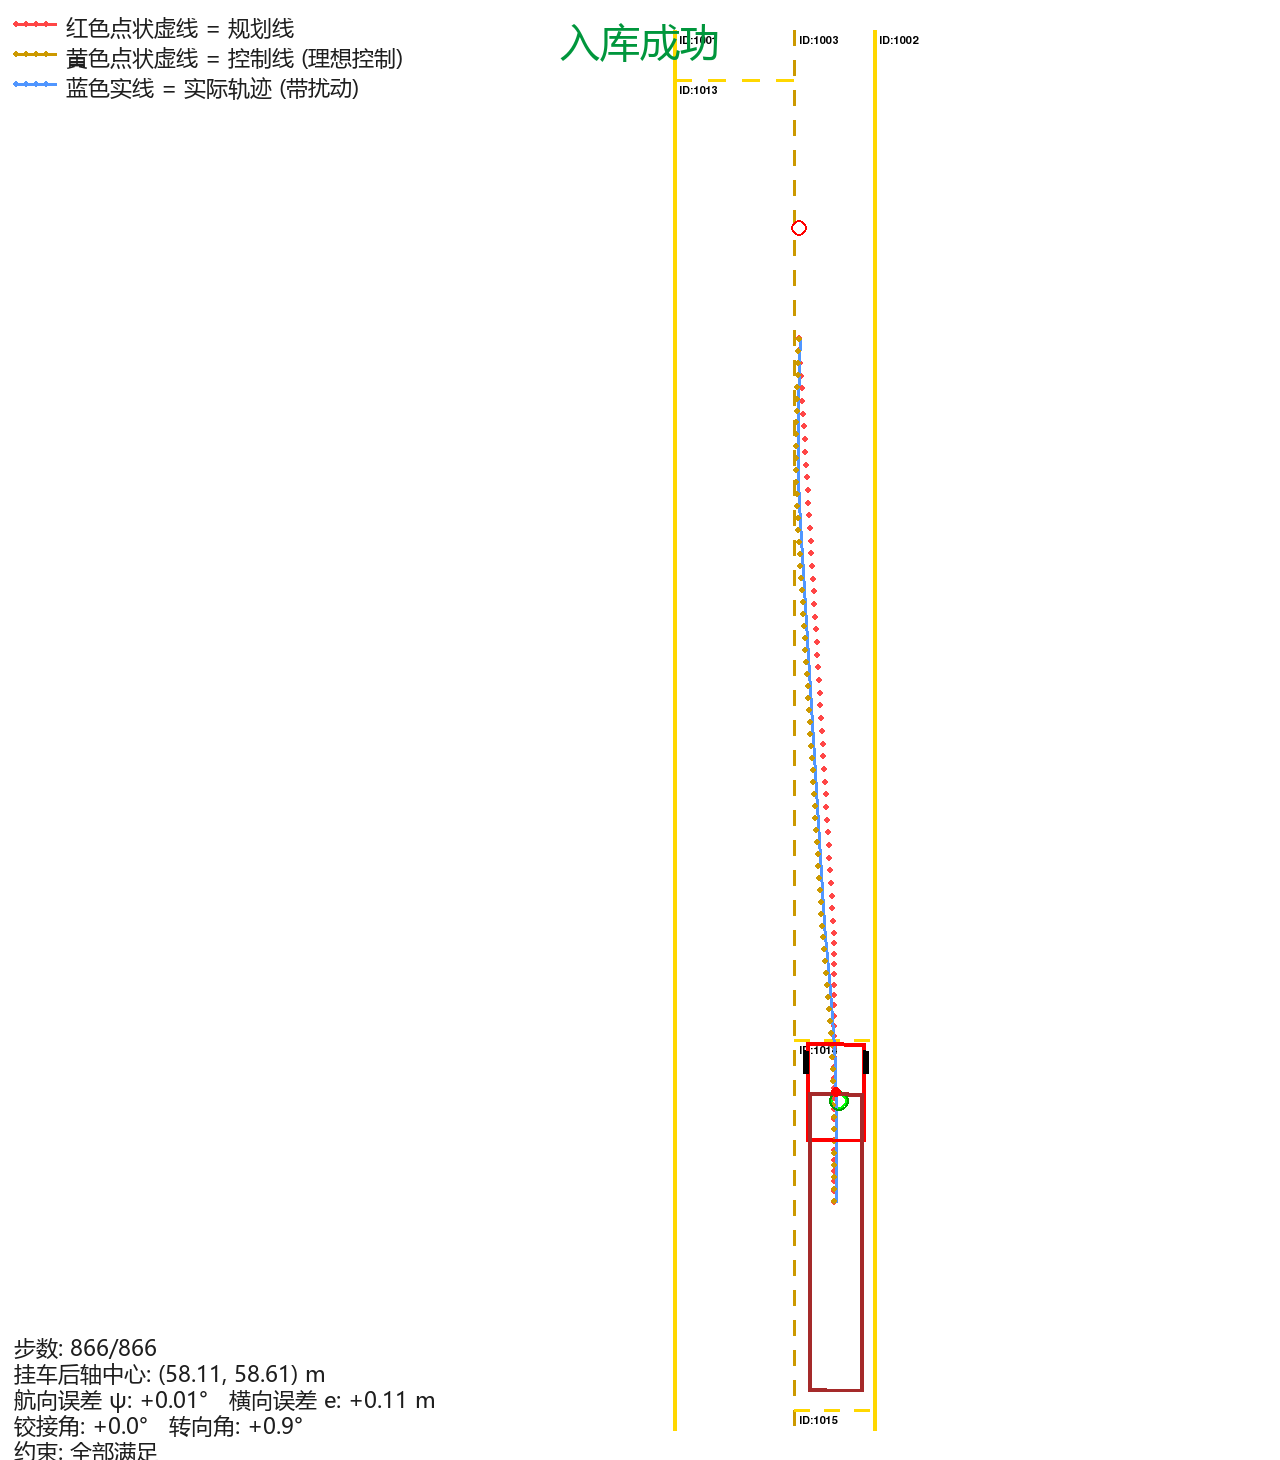

Source code (Python):
# -*- coding: utf-8 -*-
"""
半挂车倒车入库 — 规划 + 控制 + 三线可视化

轨迹含义 (牵引车参考点轨迹):
  红色点状虚线 = 规划线   (PathPlanner 规划的参考路径)
  黄色点状虚线 = 控制线   (理想控制跟踪轨迹, 无扰动)
  蓝色实线     = 实际轨迹 (带转向噪声/初始扰动的实际执行轨迹)

运行:
  .venv/bin/python another_solve/parking_three_lines.py            # 实时可视化
  .venv/bin/python another_solve/parking_three_lines.py --headless # 无头验证 + 保存截图

按键: SPACE 暂停 | R 重置 | UP/DOWN 倍速 | ESC 退出
"""

import os
import sys

import numpy as np
import pygame

sys.path.insert(0, os.path.dirname(os.path.dirname(os.path.abspath(__file__))))

from vehicle.truckTrailerOnAxle import TruckTrailerOnAxle
from map.dual_lane_road import DualLaneRoad
from config.scene_config import (
    SCALE, DT, START_X, START_Y, GOAL_X, GOAL_Y, ROAD_CENTER_X, ROAD_Y_END,
    RIGHT_LANE_WIDTH, LEFT_LANE_WIDTH, PARKING_TOP_Y, PARKING_BTM_Y,
    INIT_HEADING_RAD, MAX_STEERING_RATE,
)
from another_solve.path_planner import PathPlanner

MAX_STEPS = 2500
V_REVERSE = -1.0            # 倒车速度 m/s
STEER_RATE = np.deg2rad(MAX_STEERING_RATE) * DT   # 每步转向增量上限 (rad/步, 3°/步)
TRAILER_LEN = 11.0          # 挂车轴距, 挂车后轴中心 = 铰点后方 L/2

NOISE_STD = 1.0             # 实际轨迹的转向噪声 (度/步)
ACTUAL_SEED = 2

# 库位约束 (线 1003=左 x=56, 1002=右 x=60, 1014=入口 y=50.5, 1015=底 y=69)
SLOT_LEFT = ROAD_CENTER_X
SLOT_RIGHT = ROAD_CENTER_X + RIGHT_LANE_WIDTH
ROAD_LEFT = ROAD_CENTER_X - LEFT_LANE_WIDTH
SLOT_TOP = PARKING_TOP_Y
SLOT_BTM = PARKING_BTM_Y


def corner_violations(corners):
    """8 角点约束: 角点低于库位入口线(1014)后必须在库位内, 否则必须在道路内"""
    bad = []
    for i, (cx, cy) in enumerate(corners):
        if cy > SLOT_TOP:            # 已越过库位入口线
            if cx < SLOT_LEFT or cx > SLOT_RIGHT:
                bad.append((i, round(cx, 2), round(cy, 2), 'slot'))
        else:                        # 还在道路上
            if cx < ROAD_LEFT or cx > SLOT_RIGHT:
                bad.append((i, round(cx, 2), round(cy, 2), 'road'))
        if cy > SLOT_BTM + 1e-6:     # 超过库位底线
            bad.append((i, round(cx, 2), round(cy, 2), 'bottom'))
    return bad


def corners_in_slot(corners):
    """停车判定: 8 角点全部在库位 [1003,1002]x[1014,1015] 内"""
    return all(SLOT_LEFT <= cx <= SLOT_RIGHT and SLOT_TOP <= cy <= SLOT_BTM
               for cx, cy in corners)

# 三线颜色
PLAN_COLOR = (255, 70, 70)      # 红
CTRL_COLOR = (204, 153, 0)      # 黄 (加深以适配白色背景)
ACTUAL_COLOR = (80, 150, 255)   # 蓝


def plan_path():
    """规划线: 挂车后轴中心两段路径 (盯尾不盯头)

    段1 斜线接近: 从起点横向平移到库位 x 上方 (库口线前留直行段)
    段2 垂直入库: 与库位 1003/1002 平行直倒 (挂车摆直后直着进库)
    """
    tc_start = np.array([START_X, START_Y + TRAILER_LEN / 2])
    dock_x = (SLOT_LEFT + SLOT_RIGHT) / 2      # 对准库位中心, 左右边距对称
    tc_goal = np.array([dock_x, GOAL_Y + TRAILER_LEN / 2 - 0.45])  # 留出车尾余量
    join_y = SLOT_TOP - 5.5                     # 库口线前 5.5m 摆直
    join = np.array([dock_x, join_y])

    n1, n2 = 140, 80
    seg1 = np.linspace(tc_start, join, n1, endpoint=False)
    seg2 = np.linspace(join, tc_goal, n2)
    return np.vstack([seg1, seg2])


def local_psi_ref(path, y):
    """路径局部行进方向对应的挂车参考朝向 (行进方向 - 180°)"""
    ys = path[:, 1]
    j = int(np.clip(np.searchsorted(ys, y), 2, len(path) - 3))
    d = path[j + 2] - path[j - 2]
    return np.arctan2(d[1], d[0]) - np.pi


def x_plan_at(path, y):
    """规划线按 y 取 x (路径沿 y 单调)"""
    ys = path[:, 1]
    return np.interp(y, ys, path[:, 0])


class ParkingController:
    """盯尾串级控制: 挂车航向误差+横向误差 -> 目标铰接角 -> 前轮转角

    控制律对应老司机技巧 (少量多次左右微调):
      ψ = 挂车朝向与库线方向的偏差  -> 决定目标铰接角的符号(让挂车摆向库线)
      e = 挂车后轴中心横向偏差      -> 决定需要多大的持续铰接角横移
      倒车时保持 g<0 挂车右移, g>0 左移
    """

    def __init__(self, path, k_psi=6.0, k_lateral=0.01, k_steer=6.0, g_des_max_deg=5.0):
        self.path = path
        # 增益
        self.k_psi = k_psi              # 挂车航向误差 -> 目标铰接角 (rad/rad)
        self.k_lateral = k_lateral      # 横向误差 -> 目标铰接角 (rad/m)
        self.k_steer = k_steer          # 铰接角误差 -> 转向角 (rad/rad)
        self.g_des_max = np.deg2rad(g_des_max_deg)

    def trailer_center(self, truck):
        """挂车后轴中心: 铰点(牵引车参考点)沿挂车朝向 h+g 反方向 Lt/2 处"""
        h, g = truck.h_rad, truck.g_rad
        th = h + g
        return (truck.x_m - TRAILER_LEN / 2 * np.cos(th),
                truck.y_m - TRAILER_LEN / 2 * np.sin(th))

    def compute(self, truck):
        tc_x, tc_y = self.trailer_center(truck)
        e = tc_x - x_plan_at(self.path, np.clip(tc_y, self.path[0, 1], self.path[-1, 1]))

        th1 = truck.h_rad + truck.g_rad                     # 挂车朝向
        psi_ref = local_psi_ref(self.path, tc_y)            # 局部参考朝向(垂直入库段 ψ_ref=0)
        psi = (th1 - psi_ref + np.pi) % (2 * np.pi) - np.pi

        # 倒车时保持 g<0 使挂车右移, g>0 左移; ψ>0(挂车朝向偏左) 需 g<0 摆回
        g_des = np.clip(-self.k_psi * psi + self.k_lateral * e,
                        -self.g_des_max, self.g_des_max)
        swa = self.k_steer * (g_des - truck.g_rad)

        # 防折叠安全约束 (稳定域约 +45°/-41.7°, 这里收紧到 ±40°)
        if truck.g_rad > np.deg2rad(40):
            swa = -np.deg2rad(35)
        elif truck.g_rad < -np.deg2rad(40):
            swa = np.deg2rad(35)
        return np.rad2deg(swa), e, psi    # 原始指令, 速率限制在执行层统一做


def run_once(path, noise_std=0.0, seed=0, **ckwargs):
    """跑一次倒车入库. noise_std>0 时加入初始扰动与转向噪声 (实际轨迹)"""
    rng = np.random.default_rng(seed)
    truck = TruckTrailerOnAxle()
    x0 = START_X + rng.normal(0, 0.15) if noise_std else START_X
    h0 = INIT_HEADING_RAD + rng.normal(0, np.deg2rad(0.5)) if noise_std else INIT_HEADING_RAD
    truck.set_state([x0, START_Y, h0, 0.0])
    truck.v_mps = V_REVERSE

    controller = ParkingController(path, **ckwargs)
    tc_goal_y = GOAL_Y + TRAILER_LEN / 2 - 0.45          # 与 plan_path 的 tc_goal 一致
    prev_applied = 0.0                                   # 执行器上一拍实际转角 (度)

    states = []       # 每步 (x, y, h, g, s_deg)
    tc_states = []    # 每步挂车后轴中心
    errors, psis = [], []
    violations = []   # (step, 角点编号, x, y, 类型)
    success = False
    for step in range(MAX_STEPS):
        swa_deg, e, psi = controller.compute(truck)
        if noise_std:
            swa_deg += rng.normal(0, noise_std)
        # 执行器统一限幅: 幅值 ±35°, 速率 ±STEER_RATE (度/步, 指令和噪声都受限)
        swa_deg = float(np.clip(swa_deg, -35, 35))
        swa_deg = float(np.clip(swa_deg,
                                prev_applied - np.rad2deg(STEER_RATE),
                                prev_applied + np.rad2deg(STEER_RATE)))
        prev_applied = swa_deg
        truck.set_steering(swa_deg)
        truck.drive(DT)

        states.append((truck.x_m, truck.y_m, truck.h_rad, truck.g_rad, truck.s_deg))
        tc_states.append(controller.trailer_center(truck))
        errors.append(e)
        psis.append(psi)

        bad = corner_violations(truck.get_corner_positions())
        if bad:
            violations.append((step, *bad[0]))

        # 停车: 挂车后轴中心到达库内目标
        if tc_states[-1][1] >= tc_goal_y:
            success = (not violations) and corners_in_slot(truck.get_corner_positions())
            break

    return {
        'states': states,
        'tc_states': np.array(tc_states),
        'errors': np.array(errors),
        'psis': np.array(psis),
        'violations': violations,
        'truck': truck,
        'controller': controller,
        'success': success,
        'steps': step + 1,
    }


def load_runs():
    """离线计算 规划线 / 控制线(理想) / 实际轨迹(带噪) — 均为挂车后轴中心轨迹"""
    path = plan_path()
    ideal = run_once(path, noise_std=0.0)
    actual = run_once(path, noise_std=NOISE_STD, seed=ACTUAL_SEED)
    return {
        'plan': path[:, :2],
        'control': ideal['tc_states'],
        'actual': actual,
        'ideal': ideal,
    }


# ---------------- 可视化 ----------------

def load_font(size):
    for fp in [os.path.expanduser('~/.fonts/msyh.ttc'),
               '/mnt/c/Windows/Fonts/msyh.ttc']:
        if os.path.exists(fp):
            return pygame.font.Font(fp, size)
    return pygame.font.SysFont(None, size)


def draw_dotted(surface, pts_m, color, radius=3, every=2):
    for i in range(0, len(pts_m), every):
        pygame.draw.circle(surface, color,
                           (int(pts_m[i][0] * SCALE), int(pts_m[i][1] * SCALE)), radius)


def draw_solid(surface, pts_m, color, width=3):
    px = [(int(p[0] * SCALE), int(p[1] * SCALE)) for p in pts_m]
    if len(px) >= 2:
        pygame.draw.lines(surface, color, False, px, width)


def compute_camera(truck_y, view_w, view_h):
    cam_x = ROAD_CENTER_X - 0.62 * view_w / SCALE
    view_h_m = view_h / SCALE
    if view_h_m >= ROAD_Y_END:
        cam_y = (ROAD_Y_END - view_h_m) / 2
    else:
        cam_y = float(np.clip(truck_y - 0.4 * view_h_m, 0, ROAD_Y_END - view_h_m))
    return cam_x, cam_y


WORLD_W_PX = int(80 * SCALE)    # 世界画布: x 0..80m
WORLD_H_PX = int(80 * SCALE)    # y 0..80m


def render_frame(screen, runs, idx, road, font_small, font_big):
    from render.render_utils import draw_truck, WHITE, GREEN

    actual = runs['actual']
    states = actual['states']
    idx = max(0, min(idx, len(states) - 1))
    x, y, h, g, s_deg = states[idx]

    view_w, view_h = screen.get_size()
    cam_x, cam_y = compute_camera(y, view_w, view_h)

    # 世界画布 (像素 = 米 * SCALE, 无相机偏移), 再按视口裁剪贴到屏幕
    world = pygame.Surface((WORLD_W_PX, WORLD_H_PX))
    world.fill((255, 255, 255))
    road.draw(world)

    draw_dotted(world, runs['plan'], PLAN_COLOR, radius=3, every=3)
    act = runs['actual']['tc_states'][:idx + 1]
    draw_solid(world, act, ACTUAL_COLOR, width=3)
    ctrl = runs['control'][:idx + 1]
    draw_dotted(world, ctrl, CTRL_COLOR, radius=3, every=12)

    # 库位目标点
    pygame.draw.circle(world, (0, 160, 0), (int(GOAL_X * SCALE), int(GOAL_Y * SCALE)),
                       int(0.5 * SCALE), 2)

    # 车辆
    truck = TruckTrailerOnAxle()
    truck.set_state([x, y, h, g])
    truck.s_deg = s_deg
    draw_truck(world, truck, SCALE)

    screen.fill((255, 255, 255))
    area = pygame.Rect(int(cam_x * SCALE), int(cam_y * SCALE), view_w, view_h)
    screen.blit(world, (0, 0), area=area)

    # 图例
    legend = [
        (PLAN_COLOR, "红色点状虚线 = 规划线"),
        (CTRL_COLOR, "黄色点状虚线 = 控制线 (理想控制)"),
        (ACTUAL_COLOR, "蓝色实线 = 实际轨迹 (带扰动)"),
    ]
    for i, (color, text) in enumerate(legend):
        ly = 12 + i * 30
        pygame.draw.line(screen, color, (14, ly + 12), (56, ly + 12), 3)
        for dx in range(16, 56, 10):
            pygame.draw.circle(screen, color, (dx, ly + 12), 3)
        surf = font_small.render(text, True, (30, 30, 30))
        screen.blit(surf, (66, ly))

    # 信息面板
    tc_x, tc_y = runs['actual']['tc_states'][idx]
    done = idx >= len(states) - 1
    cur_bad = corner_violations(truck.get_corner_positions())
    status = "入库成功" if (done and runs['actual']['success']) else (
        "未成功停入" if done else ("约束警告!" if cur_bad else "执行中"))
    lines = [
        f"步数: {idx + 1}/{len(states)}",
        f"挂车后轴中心: ({tc_x:.2f}, {tc_y:.2f}) m",
        f"航向误差 ψ: {np.rad2deg(runs['actual']['psis'][idx]):+.2f}°   "
        f"横向误差 e: {runs['actual']['errors'][idx]:+.2f} m",
        f"铰接角: {np.rad2deg(g):+.1f}°   转向角: {s_deg:+.1f}°",
        f"约束: {'全部满足' if not cur_bad else f'{len(cur_bad)}个角点越界'}",
    ]
    for i, text in enumerate(lines):
        surf = font_small.render(text, True, (30, 30, 30))
        screen.blit(surf, (14, view_h - 24 - (len(lines) - 1 - i) * 26))

    if done:
        msg = status
        color = (0, 150, 60) if (done and runs['actual']['success']) else (
            (190, 130, 0) if (done and not cur_bad) else (220, 40, 40))
        surf = font_big.render(msg, True, color)
        screen.blit(surf, (view_w // 2 - surf.get_width() // 2, 14))


def ensure_display():
    """WSLg 下 DISPLAY 常缺失, SDL 会静默退到 dummy 驱动(无窗口).
    检测 X11 套接字存在则自动补 DISPLAY, 否则明确报错."""
    if os.environ.get('DISPLAY') or os.environ.get('WAYLAND_DISPLAY'):
        return
    if os.path.exists('/tmp/.X11-unix/X0'):
        os.environ['DISPLAY'] = ':0'
        print("检测到 WSLg, 已自动设置 DISPLAY=:0")
    elif '--headless' not in sys.argv:
        sys.exit("未检测到图形显示 (DISPLAY/WAYLAND_DISPLAY 均未设置).\n"
                 "WSL2 请先执行: export DISPLAY=:0")


def main():
    headless = '--headless' in sys.argv
    if headless:
        os.environ['SDL_VIDEODRIVER'] = 'dummy'
    else:
        ensure_display()
    os.environ.setdefault('SDL_AUDIODRIVER', 'dummy')   # WSL2 无声卡, 静音 ALSA 报错

    pygame.init()
    if headless:
        screen = pygame.display.set_mode((1280, 1460))   # 全程 70m 可见
    else:
        try:
            info = pygame.display.Info()
            screen = pygame.display.set_mode(
                (info.current_w, info.current_h),
                pygame.FULLSCREEN | pygame.HWSURFACE | pygame.DOUBLEBUF)
        except pygame.error:
            screen = pygame.display.set_mode((1280, 900))
    pygame.display.set_caption("半挂车倒车入库 — 规划/控制/实际 三线可视化")

    font_small = load_font(22)
    font_big = load_font(40)

    print("正在计算规划与控制轨迹...")
    runs = load_runs()
    total = len(runs['actual']['states'])
    print(f"规划点 {len(runs['plan'])}, 控制线 {len(runs['control'])} 点, "
          f"实际轨迹 {total} 步, 入库成功={runs['actual']['success']}")

    road = DualLaneRoad(
        center_x=ROAD_CENTER_X, y_start=0, y_end=ROAD_Y_END,
        left_lane_width=LEFT_LANE_WIDTH, right_lane_width=RIGHT_LANE_WIDTH,
        scale=SCALE, road_id=1)
    road.set_start_position(START_X, START_Y)

    clock = pygame.time.Clock()
    idx = total - 1 if headless else 0
    speed = 2
    paused = False
    running = True

    while running:
        for event in pygame.event.get():
            if event.type == pygame.QUIT:
                running = False
            elif event.type == pygame.KEYDOWN:
                if event.key == pygame.K_ESCAPE:
                    running = False
                elif event.key == pygame.K_SPACE:
                    paused = not paused
                elif event.key == pygame.K_r:
                    idx = 0
                elif event.key == pygame.K_UP:
                    speed = min(16, speed * 2)
                elif event.key == pygame.K_DOWN:
                    speed = max(1, speed // 2)

        if not paused and idx < total - 1:
            idx = min(idx + speed, total - 1)

        render_frame(screen, runs, idx, road, font_small, font_big)
        pygame.display.flip()

        if headless:
            out = os.path.join(os.path.dirname(os.path.abspath(__file__)),
                               'parking_three_lines.png')
            pygame.image.save(screen, out)
            print(f"截图已保存: {out}")
            running = False
        else:
            clock.tick(60)

    pygame.quit()

    t = runs['actual']['truck']
    tc = runs['actual']['controller'].trailer_center(t)
    print("=" * 60)
    print(f"实际执行: {total} 步, 入库{'成功' if runs['actual']['success'] else '失败'}")
    print(f"  牵引车参考点终点: ({t.x_m:.2f}, {t.y_m:.2f}), 挂车中心: ({tc[0]:.2f}, {tc[1]:.2f})")
    print(f"  末端铰接角: {np.rad2deg(t.g_rad):+.2f}°")
    print(f"  最大横向误差: {np.abs(runs['actual']['errors']).max():.2f}m")
    print("=" * 60)


if __name__ == '__main__':
    main()
